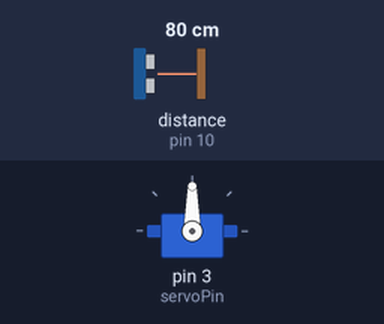
Bench run of a sketch on a simulated Arduino Uno, built with avr-gcc and run on an emulated ATmega328P. On the bench: servo. Wiring (inferred from the names in the program): ultrasonic range finder: trigger pin 9; echo pin 10. The inputs (shaded band) are chosen by the test bench; at power-on: distance to the obstacle (sensor on pin 10) 80 cm. The echo pulse lasts 58.3 µs per cm.

Above: at 1.2 s.
1.3 s: distance to the obstacle (sensor on pin 10) set to 8 cm
2.8 s: distance to the obstacle (sensor on pin 10) set to 5 cm
At 3.2 s:
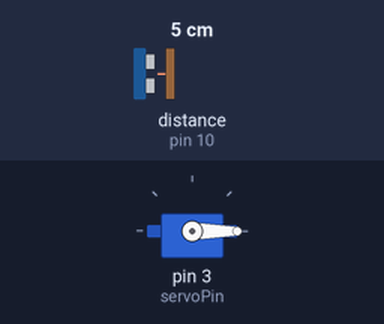
5.8 s: distance to the obstacle (sensor on pin 10) set to 9 cm
At 6.9 s:
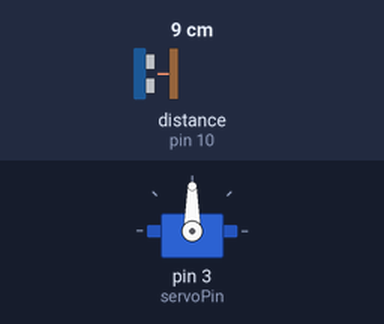
7.3 s: distance to the obstacle (sensor on pin 10) set to 2 cm
At 8.7 s:
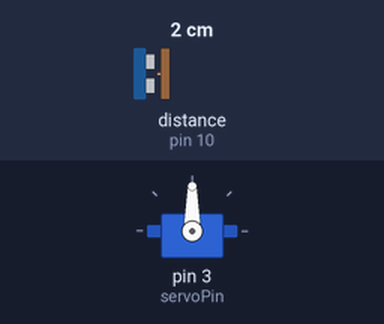
Timing chart, 0 to 11.3 s (numbered marks = the images above; inputs shaded):
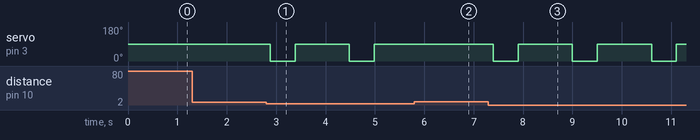

Measured:
- the behaviour switches between 7 and 6 cm on distance to the obstacle (sensor on pin 10) (found by bisection; images 0 and 1)
- after the input at 1.3 s, every drawn part: stays the same
- after the input at 2.8 s, servo on pin 3 (servoPin): alternates 90° for 1.1 s and 0° for 0.50 s, starting after 0.08 s
- after the input at 5.8 s, servo on pin 3 (servoPin): stays 90° (without the input it goes to 0° after 0.29 s)
- after the input at 7.3 s, servo on pin 3 (servoPin): alternates 90° for 1.1 s and 0° for 0.50 s, starting after 0.10 s

The sketch:

smooth_curcan_hango1.ino
```cpp
#include <Servo.h>

const int trigPin = 9;
const int echoPin = 10;
const int servoPin = 3;

Servo myServo;

void setup() {
  pinMode(trigPin, OUTPUT);
  pinMode(echoPin, INPUT);
  myServo.attach(servoPin);
  Serial.begin(9600);
}

void loop() {
  long duration, distance;

  digitalWrite(trigPin, LOW);
  delayMicroseconds(2);
  digitalWrite(trigPin, HIGH);
  delayMicroseconds(10);
  digitalWrite(trigPin, LOW);

  duration = pulseIn(echoPin, HIGH);
  distance = (duration / 2) / 29.1;

  if (distance <= 5) { // Adjust '5' based on your trash can's bottom distance
    myServo.write(0);  // Moves servo to one position
    delay(500);
    myServo.write(90); // Moves servo back
    delay(1000);
  }
  delay(100);
}
```
